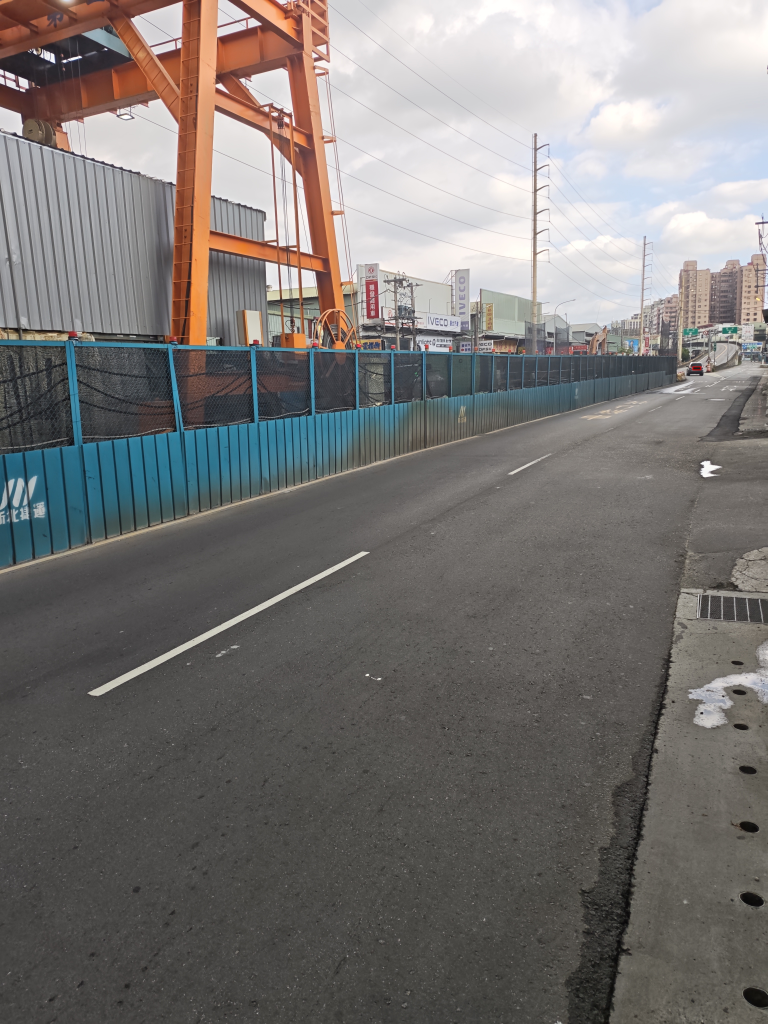
#> input picture evidence/field-2026-09-20/IMG_20260920_155613.jpg, 3072 x 4096 px (shown at 1/4 size)
$ python -i phone.py   (imports and definitions only)
#> lines starting #> are read from the running program, lines starting #| are printed output that depends on the picture; after the words box and inside, x2 and y2 are one past the last pixel; in counts of white or black regions, pixels touching at a corner belong together
#> further down, picture is the input picture: shape (4096, 3072, 3); mean B, G, R 116.3, 118.3, 121.5
"""Measurements from one handheld photograph, as the endpoint runs them.

Moved here from scripts/measure_redline_gap.py, measure_chevron_phone.py
and measure_taper_phone.py on 2026-09-23 so that aws/Dockerfile, which
copies src/ only, ships them. The scripts now call these functions and
add the file identity (name, sha256) themselves; the numbers are the
same bytes-for-bytes (checked against results/ at the move).

Each function takes the decoded image and the intrinsic matrix K. The
scripts build K from EXIF (FocalLengthIn35mmFilm); the endpoint builds it
from the caller's fov_deg with `K_from_fov`. No PIL here: the Lambda image
installs OpenCV and NumPy only.
"""
from __future__ import annotations

import math

import cv2
import numpy as np

from marking.ruler import length_ratio, measure
from marking.vanishing import angle_between, angle_uncertainty, vanishing_point

RULER_M, RULER_SRC = 0.10, "道路交通標誌標線號誌設置規則 §169 紅實線 線寬一○公分"
THRESHOLDS = {"50 km/h": 16.0, "60 km/h": 23.0, "30 km/h (works limit)": 5.0}
SRC = "市區道路及附屬工程設計規範 113/09/12 修正 表 4.2.7 直行車道偏移漸變長度及縮減車道寬度漸變比例 (docs/evidence.md L19)"


# [10 lines left out: functions K_from_fov, K_from_f35, not called in this run]


def ang(s):
    return math.degrees(math.atan2(s[3] - s[1], s[2] - s[0])) % 180


def seglen(s):
    return math.hypot(s[2] - s[0], s[3] - s[1])


def dang(a, b):
    return min(abs(a - b), 180 - abs(a - b))

# [4 lines left out: function hough, not called in this run]


def hline(s):
    l = np.cross([s[0], s[1], 1.0], [s[2], s[3], 1.0])
    return l / np.linalg.norm(l[:2])


# [50 lines left out: functions road_vp, vertical_vp, not called in this run]


def red_masks(bgr):
    h = bgr.shape[0]
    hsv = cv2.cvtColor(bgr, cv2.COLOR_BGR2HSV)
#> hsv: shape (4096, 3072, 3); mean H, S, V 53.9, 29.2, 126.1
    hue = (hsv[:, :, 0] < 12) | (hsv[:, :, 0] > 168)
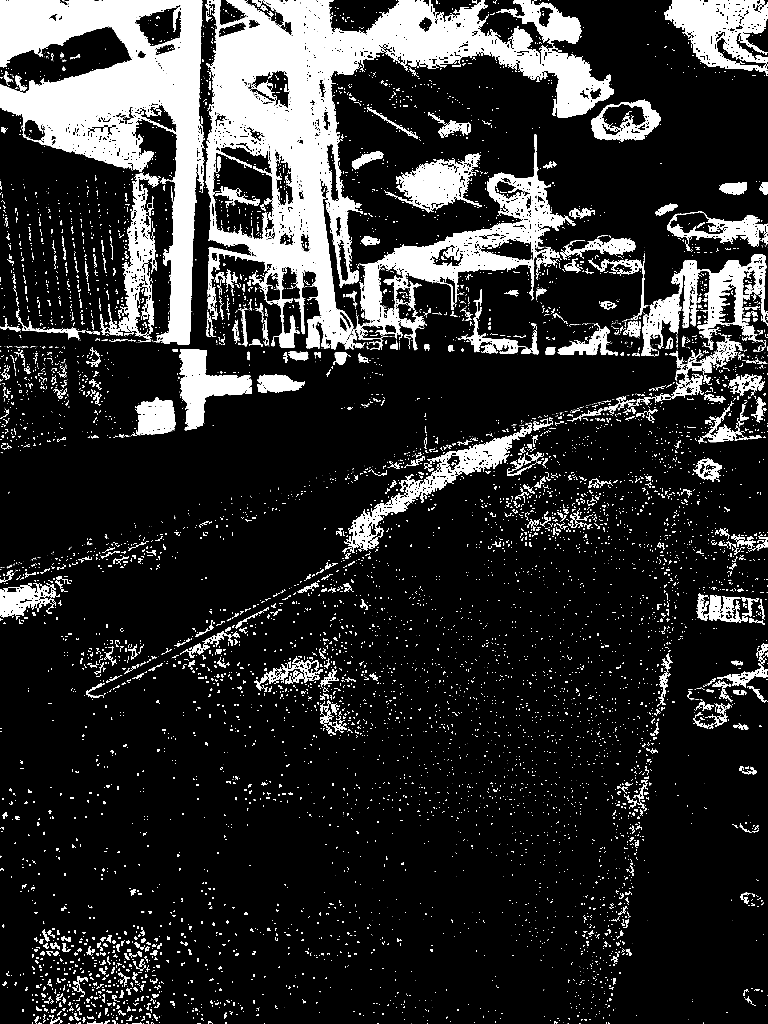
#> hue: shape (4096, 3072) bool (shown at 1/4 size); 15.6% white; 10580 white regions (7217 under 20 px), largest, box (x1, y1, x2, y2) and area: (820, 0, 2456, 1398) 574628, (0, 0, 818, 1380) 408573, (1437, 538, 2300, 1344) 122644
    strong = ((hue & (hsv[:, :, 1] > 70) & (hsv[:, :, 2] > 60)).astype(np.uint8) * 255)
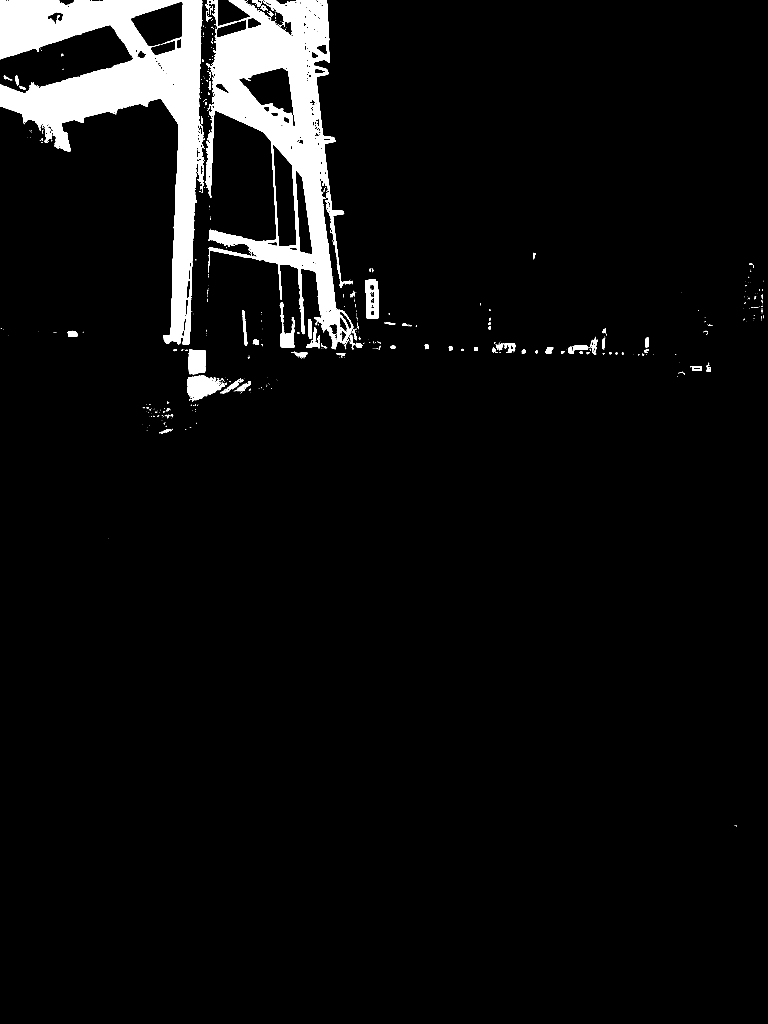
#> strong: shape (4096, 3072) (shown at 1/4 size); 5.3% white; 708 white regions (565 under 20 px), largest, box (x1, y1, x2, y2) and area: (0, 0, 818, 1379) 332304, (820, 0, 1413, 1397) 285679, (748, 1501, 890, 1605) 8066
    faint = ((hue & (hsv[:, :, 1] > 32) & (hsv[:, :, 2] > 80)).astype(np.uint8) * 255)
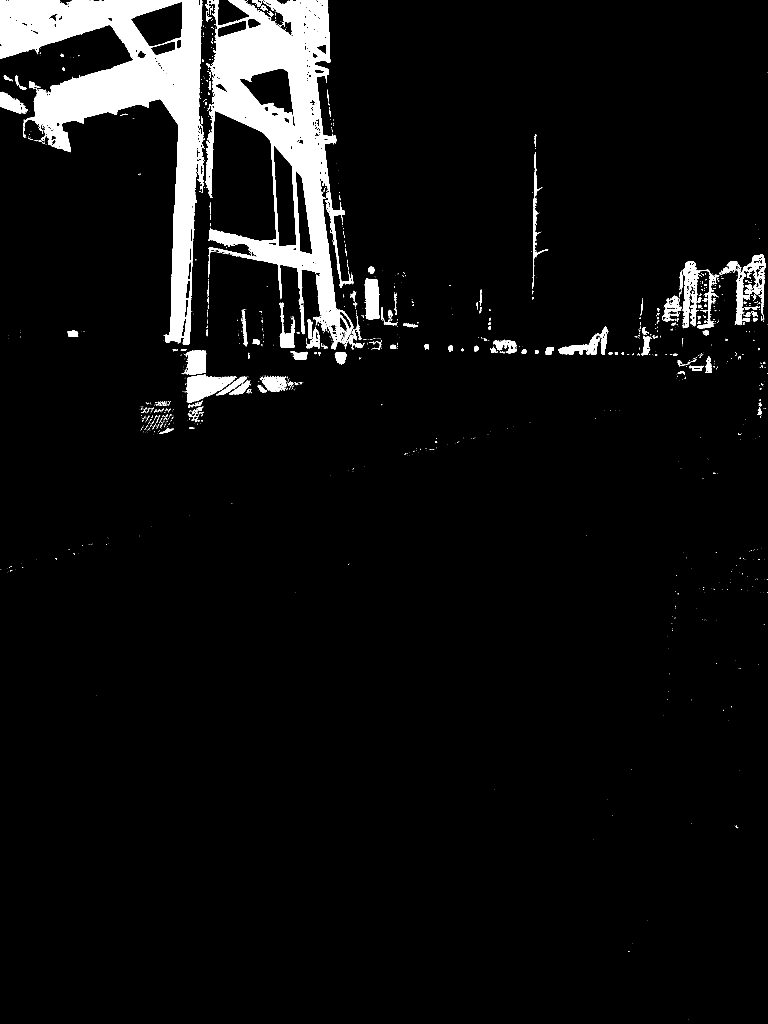
#> faint: shape (4096, 3072) (shown at 1/4 size); 5.9% white; 1708 white regions (1434 under 20 px), largest, box (x1, y1, x2, y2) and area: (0, 0, 818, 1380) 317549, (820, 0, 1414, 1397) 296263, (2717, 1046, 2877, 1316) 12572
    strong[:int(h * 0.40)] = 0; faint[:int(h * 0.40)] = 0
#> after `strong[:int(h * 0.4)] = 0`:
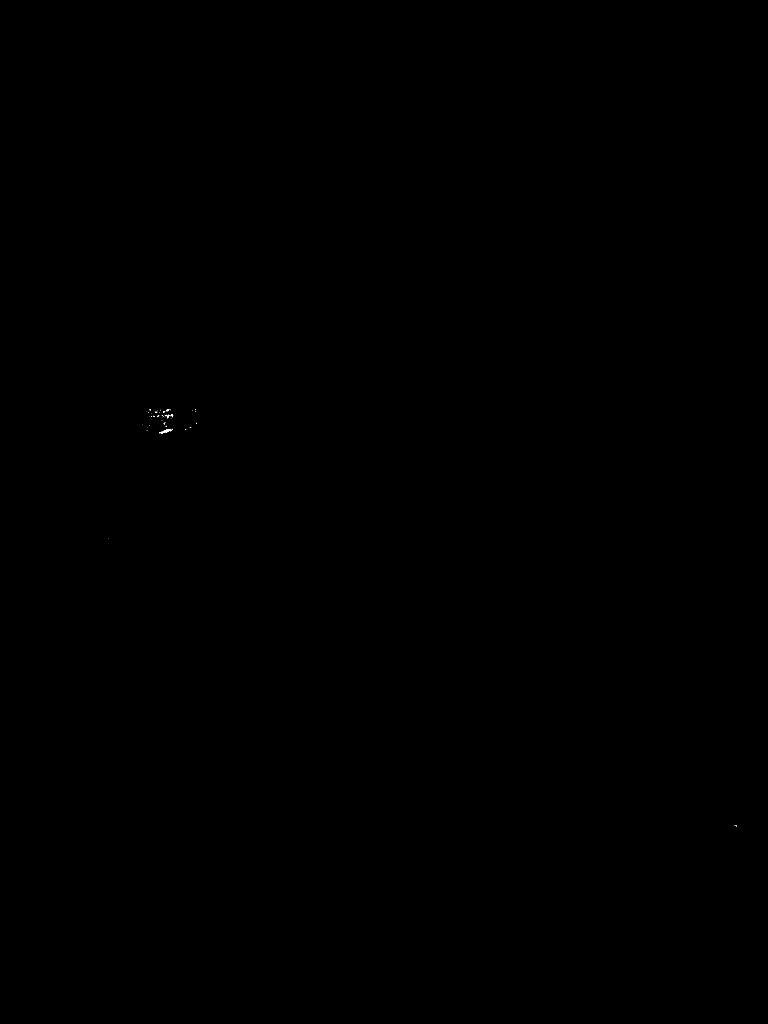
#> strong: shape (4096, 3072) (shown at 1/4 size); 0.01% white; 69 white regions (64 under 20 px), largest, box (x1, y1, x2, y2) and area: (636, 1716, 688, 1733) 320, (668, 1659, 681, 1673) 58, (664, 1638, 678, 1645) 44, (685, 1657, 692, 1666) 30, (652, 1644, 658, 1650) 21
    strong = cv2.morphologyEx(strong, cv2.MORPH_CLOSE, np.ones((9, 9), np.uint8))
#> strong: shape (4096, 3072); 0.01% white; 27 white regions (18 under 20 px), largest, box (x1, y1, x2, y2) and area: (636, 1715, 692, 1733) 399, (646, 1657, 694, 1674) 309, (652, 1638, 684, 1650) 124
    faint = cv2.morphologyEx(faint, cv2.MORPH_CLOSE, np.ones((7, 7), np.uint8))
#> faint: shape (4096, 3072); 0.04% white; 219 white regions (193 under 20 px), largest, box (x1, y1, x2, y2) and area: (751, 1638, 815, 1689) 1210, (621, 1658, 676, 1714) 611, (637, 1711, 695, 1734) 459
    return strong, faint


# [221 lines left out: functions axis_of, components, runs_on, ransac_vp, redline_gap, taper_427, not called in this run]


# The encoding probe. Added 2026-09-23 after re-encoding F40 once at
# JPEG quality 97 moved its taper from 11.9:1 to 23.2:1 - across the
# 16:1 line, the opposite verdict - and made F17 refuse. A reading that a
# near-lossless re-encode changes is not a property of the road. So each
# measurement is repeated on the bytes as received and on three light
# re-encodes, and is reported only if the readings agree.
PROBE_QUALITIES = (97, 94, 91)


def _reencode(img, q):
    ok, buf = cv2.imencode(".jpg", img, [cv2.IMWRITE_JPEG_QUALITY, q])
    return cv2.imdecode(buf, cv2.IMREAD_COLOR)


# [28 lines left out: function encoding_probe, not called in this run]

>>> import cv2
>>> picture = cv2.imread('../../evidence/field-2026-09-20/IMG_20260920_155613.jpg')
>>> result = red_masks(picture)

$ run again, on evidence/field-2026-09-20/IMG_20260920_155801.jpg
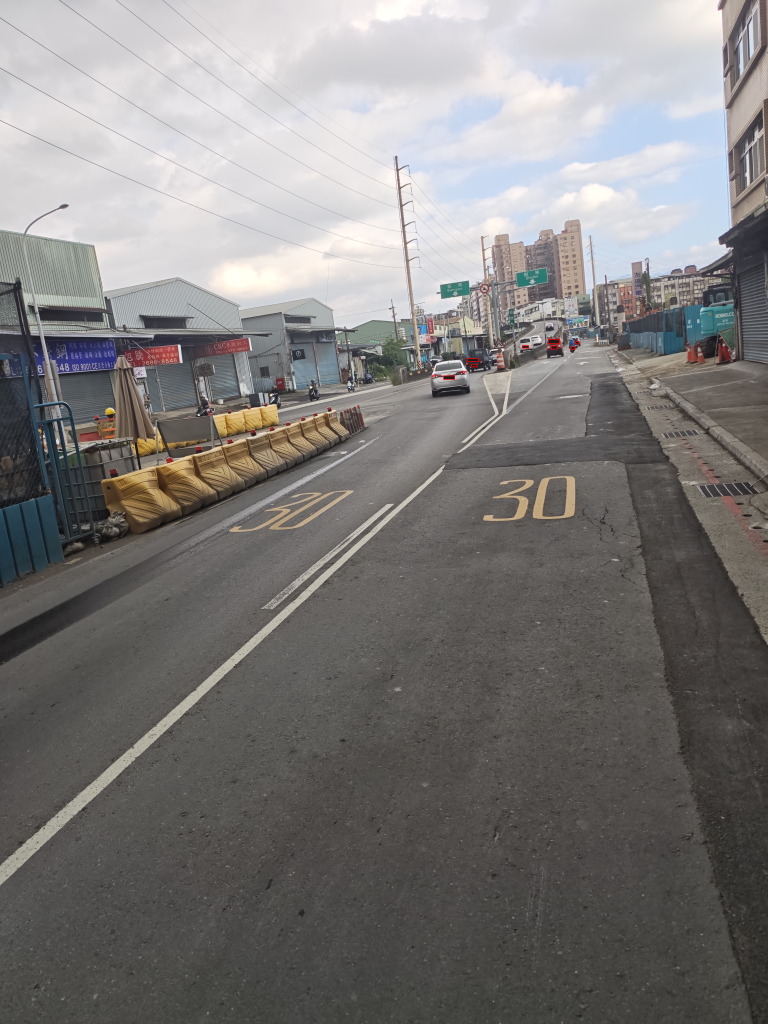
#> input picture evidence/field-2026-09-20/IMG_20260920_155801.jpg, 3072 x 4096 px (shown at 1/4 size)
#> picture is the input picture: shape (4096, 3072, 3); mean B, G, R 122.9, 124.1, 126.3
#> hsv: shape (4096, 3072, 3); mean H, S, V 54.8, 20.7, 129.2
#> in red_masks, `hue = (hsv[:, :, 0] < 12) | (hsv[:, :, 0] > 168)`:
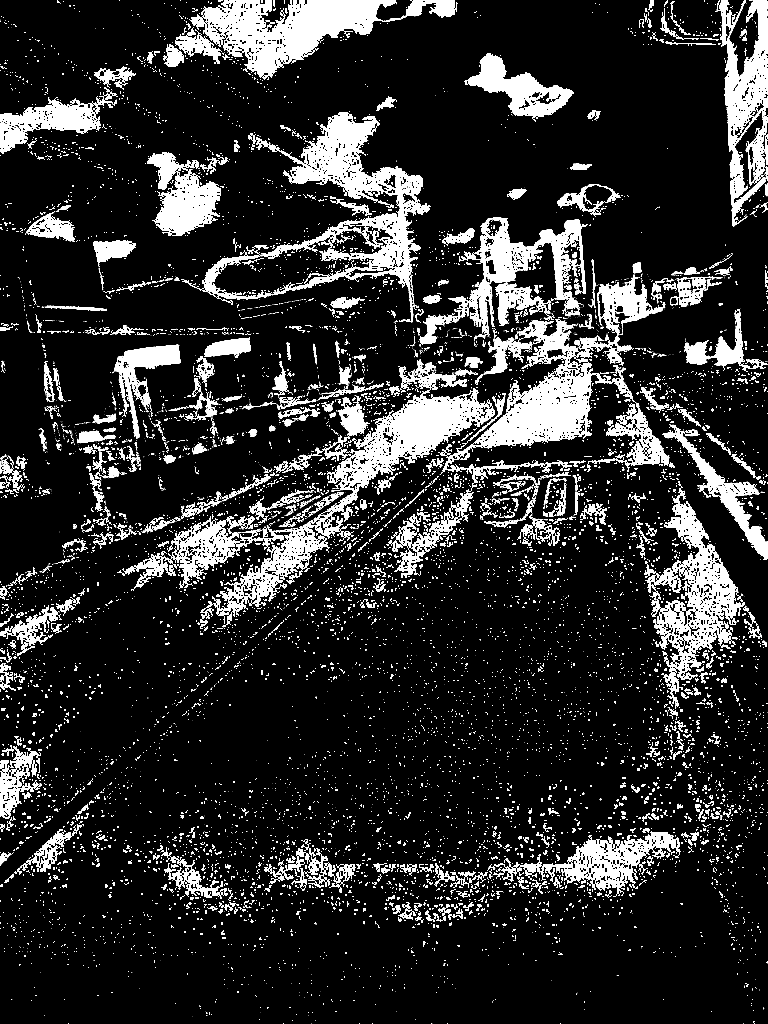
#> hue: shape (4096, 3072) bool (shown at 1/4 size); 14% white; 12326 white regions (8322 under 20 px), largest, box (x1, y1, x2, y2) and area: (874, 1552, 1979, 2496) 141390, (992, 448, 1722, 1290) 133345, (762, 0, 1832, 310) 129178
#> in red_masks, `faint[:int(h * 0.4)] = 0`:
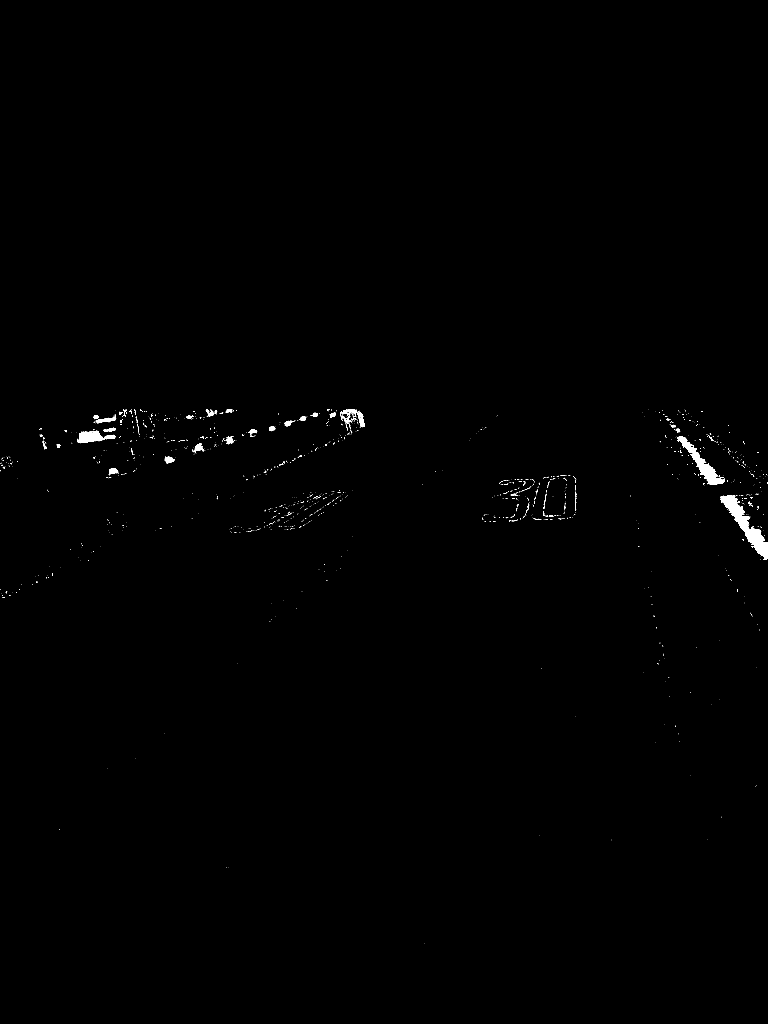
#> faint: shape (4096, 3072) (shown at 1/4 size); 0.32% white; 1445 white regions (1351 under 20 px), largest, box (x1, y1, x2, y2) and area: (2880, 1982, 3072, 2240) 12707, (2766, 1810, 2900, 1938) 5790, (310, 1723, 464, 1771) 3878
